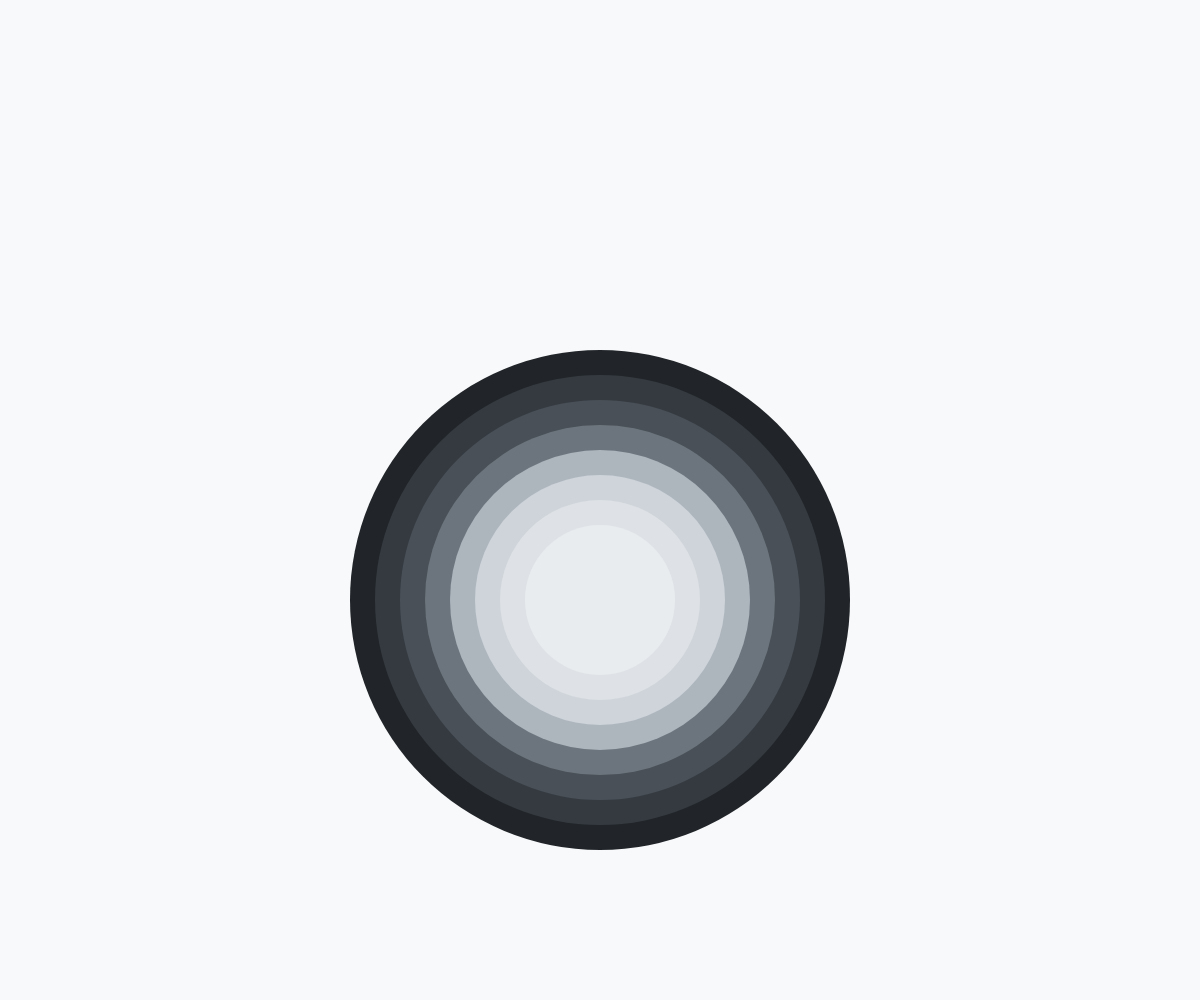
Frame 1 (no input)
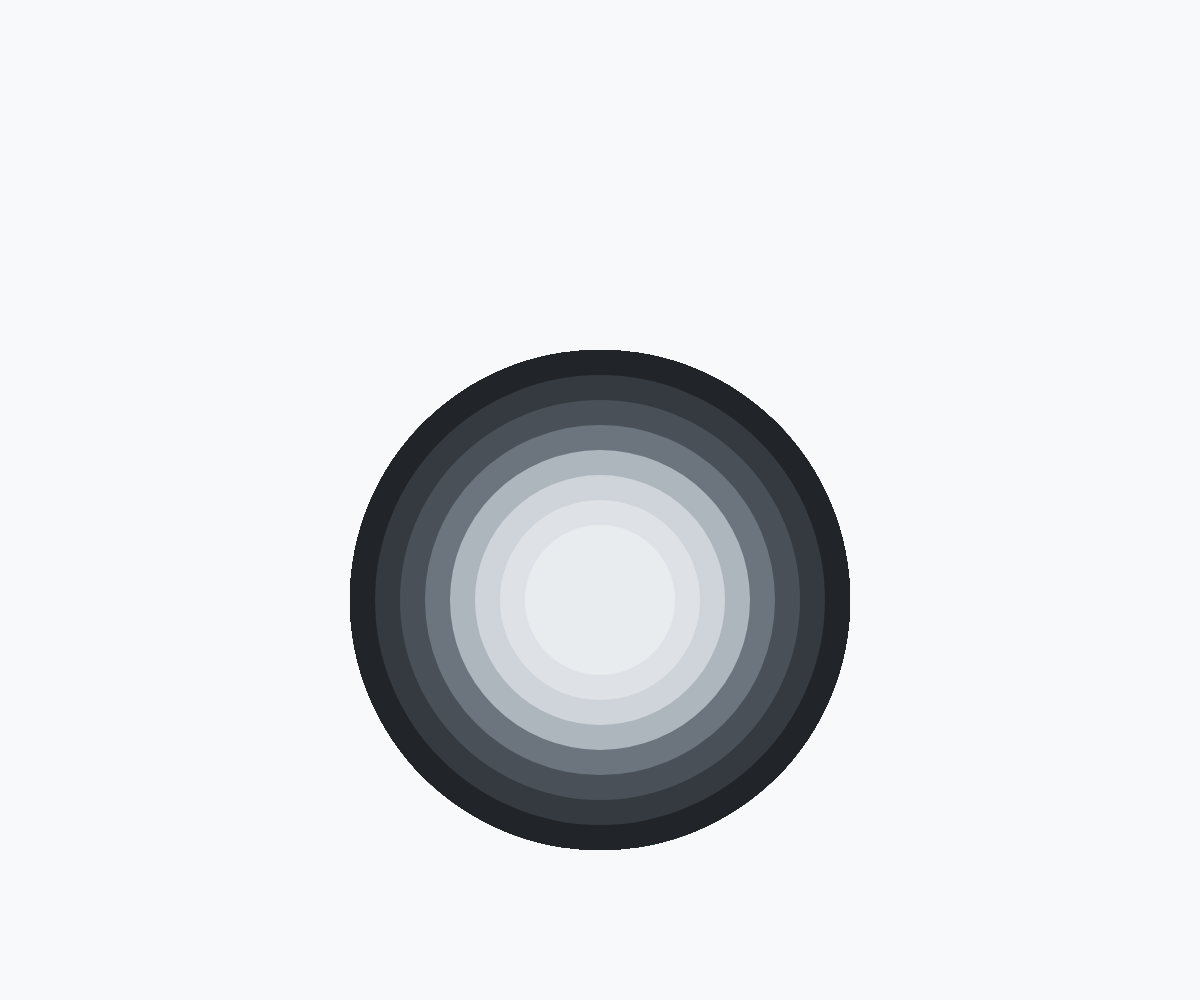
Frame 60 (no input)
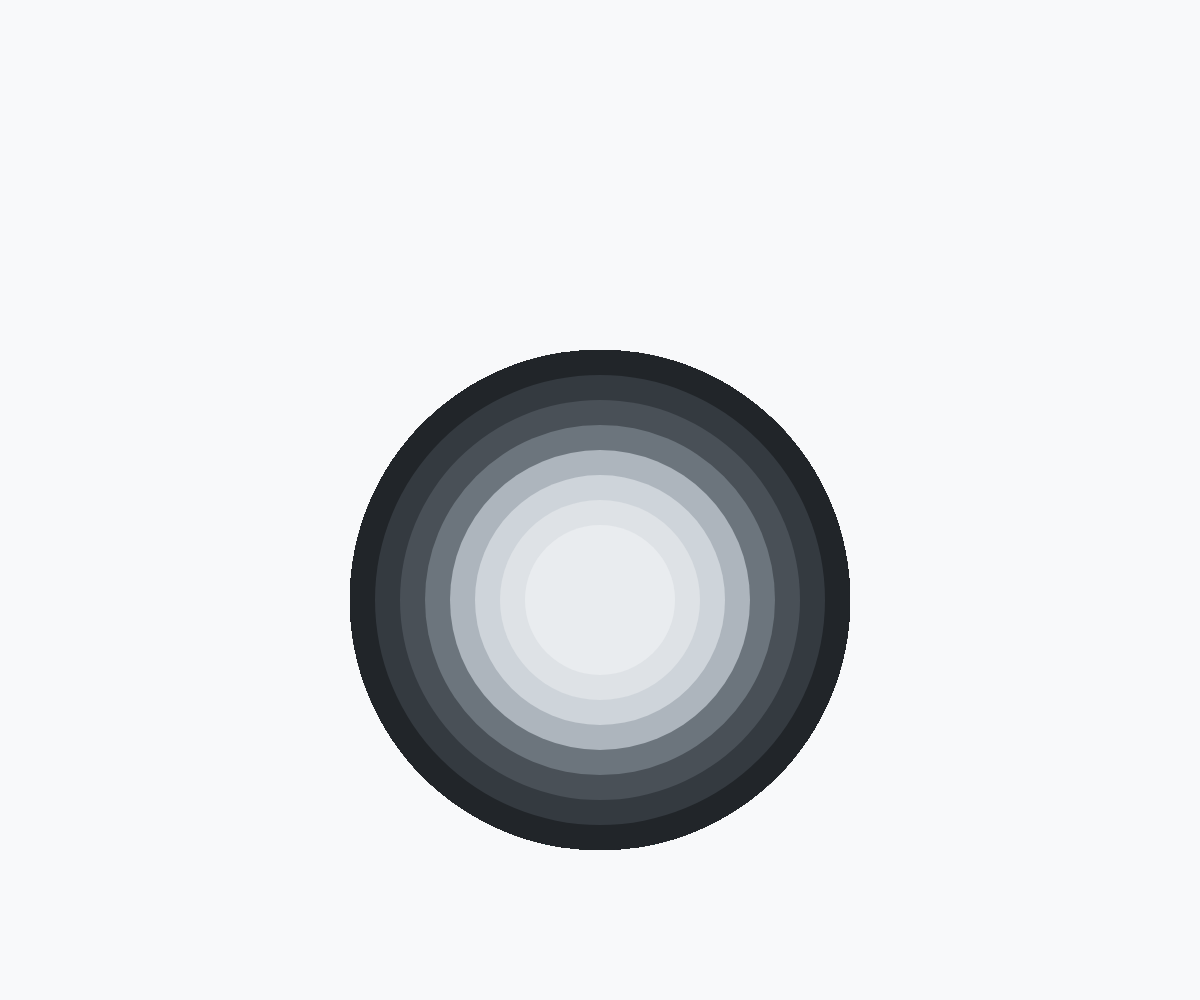
Frame 120 (the mouse pressed at the canvas centre since frame 60)

The p5.js sketch that drew these frames (run headless with seeded random() and noise() and a simulated clock; from frame 60 on, the mouse is pressed at the canvas centre):

// p5.js sketch
// ── sketch.js
let R = (a = 1) => Math.random() * a;



const palette = ["#f8f9fa", "#e9ecef", "#dee2e6", "#ced4da", "#adb5bd", "#6c757d", "#495057", "#343a40", "#212529"]



function draw_square([x, y], w, h, c) {
    noStroke();
    fill(c);
    rect((x + 1) * width / 2, (y + 1) * width / 2, w, h);
}

function draw_circle([x, y], r, c) {
    noStroke();
    fill(c);
    circle((x + 1) * width / 2, (y + 1) * width / 2, r / 2);
}

function draw_arc([x, y], r, c) {
    noStroke();
    fill(c);
    arc((x + 1) * width / 2, (y + 1) * width / 2, r, r, PI, TWO_PI);
}

function draw_triangle([x1, y1], [x2, y2], [x3, y3], c) {
    noStroke();
    fill(c);
    triangle(x1, y1, x2, y2, x3, y3);
}

function setup() {
    createCanvas(windowWidth, windowHeight);
    background(palette[0]);

}

function draw() {


    draw_circle([0, 0], 1000, palette[8]);
    draw_circle([0, 0], 900, palette[7]);
    draw_circle([0, 0], 800, palette[6]);
    draw_circle([0, 0], 700, palette[5]);
    draw_circle([0, 0], 600, palette[4]);
    draw_circle([0, 0], 500, palette[3]);
    draw_circle([0, 0], 400, palette[2]);
    draw_circle([0, 0], 300, palette[1]);


}
